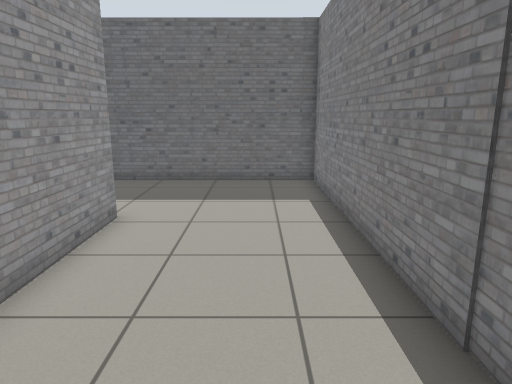
View 1 (above)

12 first-person views from a walk through a Gazebo world. The camera is 1.2 m above the floor, tilts 12° down and sees 70° across. The floor is counted in squares, 0.5 m on a side. Each view is taken from the middle of a square. On the plan, view 1 faces up. The plan holds only what a view shows up to about 20 squares ahead; the rest is blank. The place goes on beyond the plan.

View 2
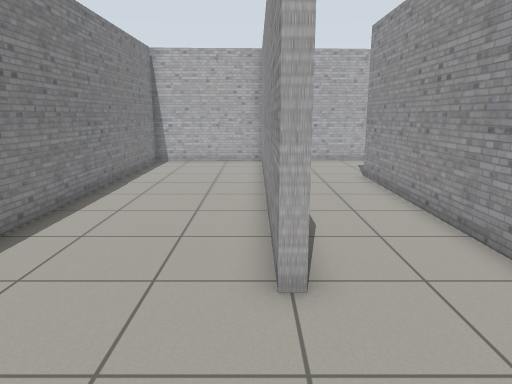

View 3
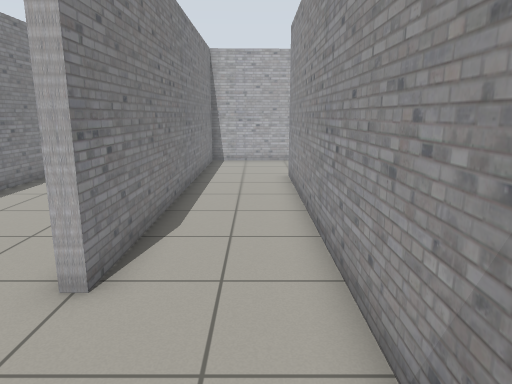

View 4
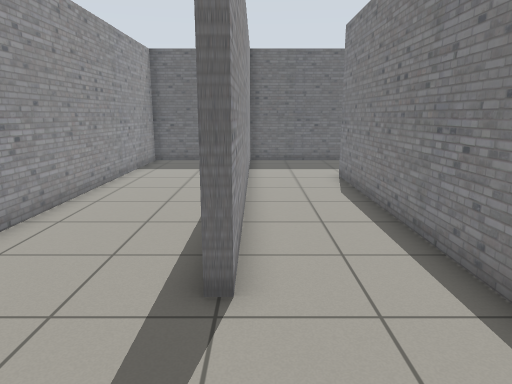

View 5
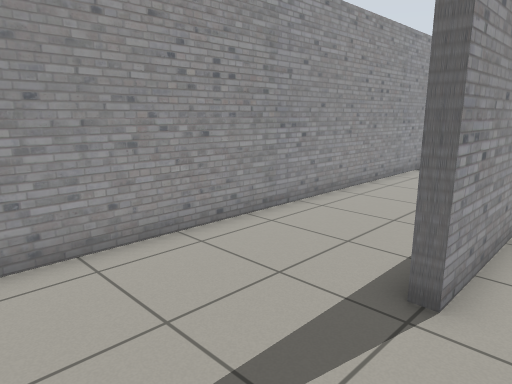

View 6
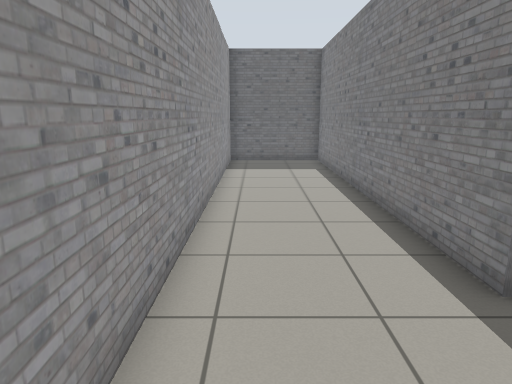

View 7
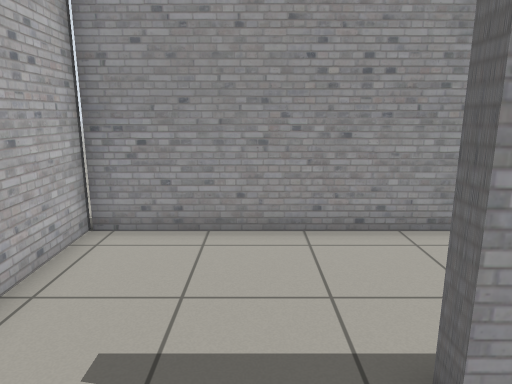

View 8
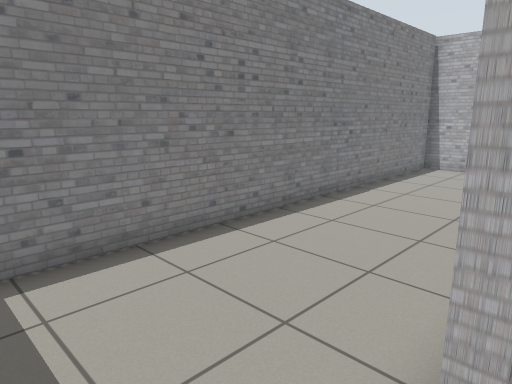

View 9
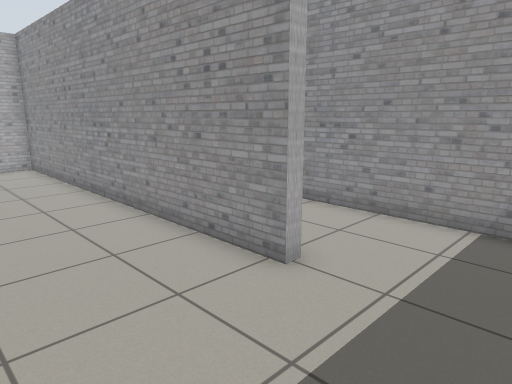

View 10
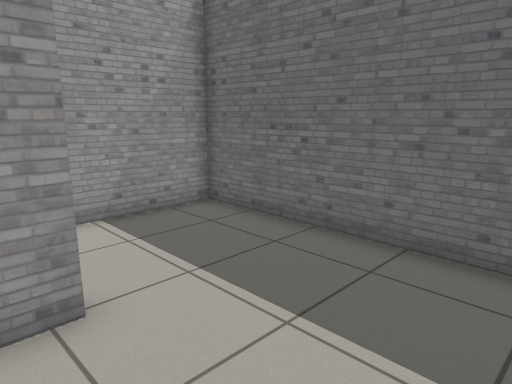

View 11
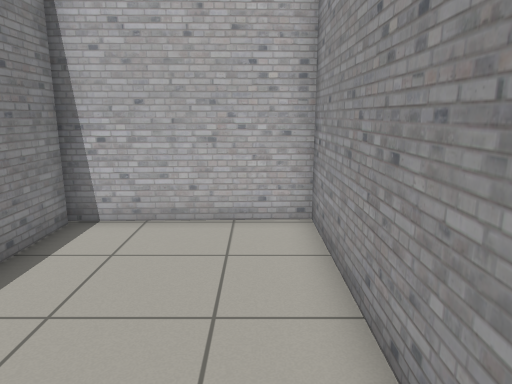

View 12
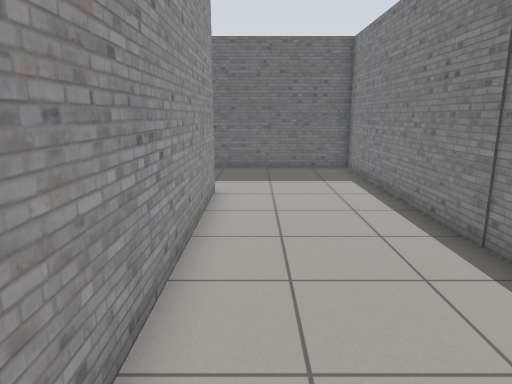

### Floor plan
Ten units are one square. View 1 is at (0, 0); x grows to the right and y downward. Boxes are objects, and circles mark ways between rooms. Rooms are numbered by the first view taken in them; rooms with no view inside come last. Other rooms are left out.
<svg viewBox="-128 -138 155 208">
<path fill="none" stroke="#000" d="M-37 -84 -33 -84 -33 62 22 60 22 -133 -35 -133M-35 -133 -73 -133 -73 15M-74 63 -37 62 -37 -84M-73 15 -77 15 -77 -133 -123 -133 -123 65 -74 63"/>
<circle cx="-40" cy="-110" r="3" fill="#2a7"/>
<circle cx="-80" cy="40" r="3" fill="#2a7"/>
<text x="-10" y="-40">1</text>
<text x="-60" y="-40">2</text>
<text x="-100" y="-30">3</text>
</svg>
Room 1 opens to room 2. Room 2 opens to room 3.

Where each view was taken, in squares from view 1:
view 1: 0 up, 0 right, facing up
view 2: 13 up, 3 left, facing down
view 3: 13 up, 6 left, facing down
view 4: 6 down, 7 left, facing up
view 5: 6 down, 6 left, facing up-left
view 6: 6 down, 11 left, facing up
view 7: 3 down, 5 left, facing left
view 8: 11 up, 4 left, facing down-right
view 9: 12 up, 1 right, facing down-left
view 10: 7 up, 1 right, facing up-left
view 11: 2 up, 2 left, facing down
view 12: 3 down, 2 left, facing up
